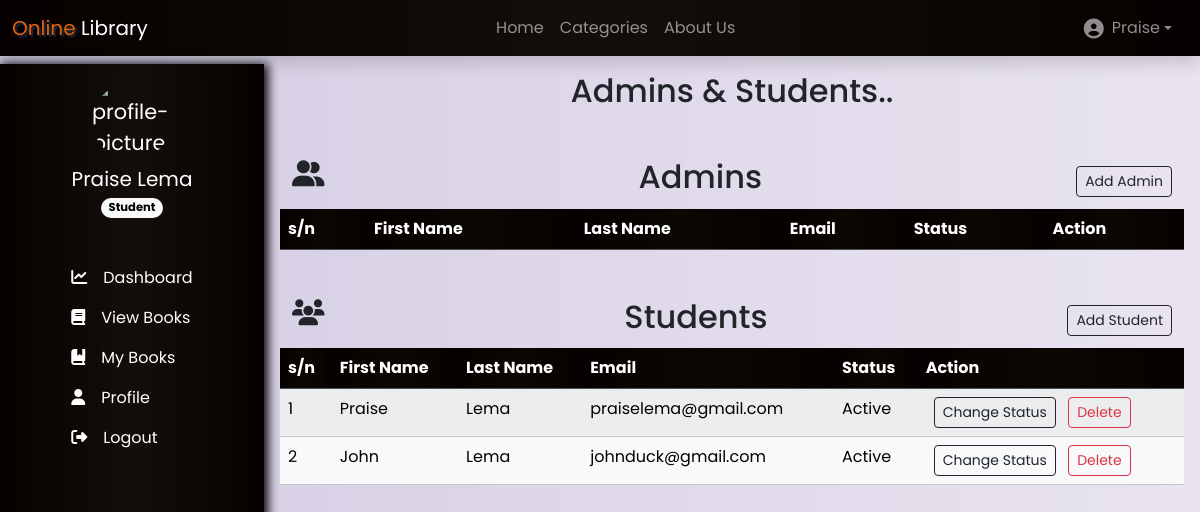
/admins_students.php (signed in), run on the app's committed database.
### tables this page shows
CREATE TABLE `users` (
  `id` int(11) NOT NULL,
  `first_name` varchar(100) DEFAULT NULL,
  `last_name` varchar(100) DEFAULT NULL,
  `email` varchar(100) DEFAULT NULL,
  `password` varchar(100) DEFAULT NULL,
  `user_type` enum('Admin','Student') DEFAULT NULL,
  `status` tinyint(1) DEFAULT NULL,
  `created_at` datetime DEFAULT current_timestamp()
);

### scripts/users_script.php (called while the page is built, shortened)
<?php
$student_sql = "SELECT * FROM users WHERE user_type = 'Student'";
$student_result = mysqli_query($conn, $student_sql);

### admins_students.php (the view, shortened to what this page needs)
<?php
include_once __DIR__.'/partials/header.php';
include_once __DIR__.'/partials/sidebar.php';
include_once __DIR__.'/scripts/users_script.php';
?>
<div class="container main-bar p-3">
    <h2 class="text-center">Admins & Students..</h2>
    <div class="container pb-1 mt-5 d-flex justify-content-between align-items-center">
        <p class="fa fa-user-friends fa-lg"></p>
        <h2 class="text-center">Admins</h2>
        <a href="" data-bs-toggle="modal" data-bs-target="#adminModal" class="btn btn-sm btn-outline-dark">Add Admin</a>
    </div>
    <table class ="table table-light table-striped table-hover mb-5">
            <thead class="table-dark text-white">
                <tr>
                    <th>s/n</th>
                    <th>First Name</th>
                    <th>Last Name</th>
                    <th>Email</th>
                    <th>Status</th>
                    <th>Action</th>
                </tr>
            </thead>
    </table>
    <div class="container pb-1 mt-5 d-flex justify-content-between align-items-center">
        <p class="fa fa-users fa-lg"></p>
        <h2 class="text-center">Students</h2>
        <a href="" data-bs-toggle="modal" data-bs-target="#addModal" class="btn btn-sm btn-outline-dark">Add Student</a>
    </div>
    <table class ="table table-light table-striped table-hover">
        <thead class="table-dark text-white">
            <tr>
                <th>s/n</th>
                <th>First Name</th>
                <th>Last Name</th>
                <th>Email</th>
                <th>Status</th>
                <th>Action</th>
            </tr>
        </thead>
        <tbody>
        <?php $i = 0; while($student = mysqli_fetch_assoc($student_result)):?>
            <tr>
                <td class="fs-6"><?php echo ++$i; ?></td>
                <td class="fs-6"><?php echo $student['first_name'] ?></td>
                <td class="fs-6"><?php echo $student['last_name'] ?></td>
                <td class="fs-6"><?php echo $student['email'] ?></td>
                <td class="fs-6"><?php echo $student['status'] == 1 ? 'Active': 'Inactive' ?></td>
                <td class="fs-6"><a href="#" class="btn btn-sm btn-outline-dark mx-2">Change Status</a>
                <a href="#" class="btn btn-sm btn-outline-danger">Delete</a></td>
            </tr>
        <?php endwhile; ?>
        </tbody>
    </table>
</div>
<?php include_once __DIR__.'/partials/footer.php'; ?>

### style.css (style rules this page uses)
* { margin: 0; padding: 0; box-sizing: border-box; }
body { font-size: 1.3rem; background: linear-gradient(to right, #d3cce3, #e9e4f0); font-family: 'Poppins', sans-serif; }
th { font-size: 1rem; }
.navbar, .sidebar, th, footer { background: #070000; background: -webkit-linear-gradient(to right, #070000, #0c0600, #070000); background: linear-gradient(to right, #070000, #0a0601f5, #070000); }
.main-bar { margin-left: 22%; width: 78%; height: auto; position: relative; top: 0; left: 0; }

### data on the page
users: first_name "Praise", last_name "Lema", email "praiselema@gmail.com", status "Active"
users: first_name "John", last_name "Lema", email "johnduck@gmail.com", status "Active"

### other printed values
$_SESSION["firstname"] "Praise"
$_SESSION['firstname'] "Praise"
$_SESSION['lastname'] "Lema"
$_SESSION['user_type'] "Student"
